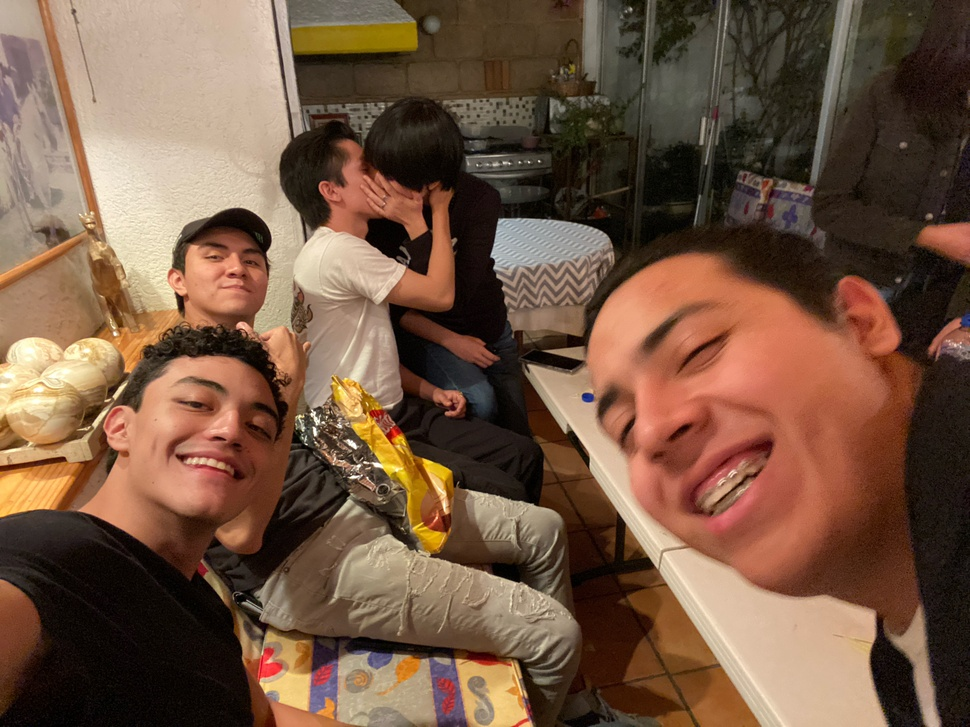
#> input picture Image_Processing/2-Parcial/logaritmic_transformations/IMG_7863_Original.JPG, 970 x 727 px, shrunk from 4032 x 3024 before the run
$ jupyter execute historgrama.ipynb
#> lines starting #> are read from the running program, lines starting #| are printed output that depends on the picture
[cell 1]
import matplotlib.pyplot as plt
import numpy as np
import cv2 as cv

[cell 2]
# Cargar la imagen
imagen = cv.imread("./IMG_7863_Original.JPG", 0)
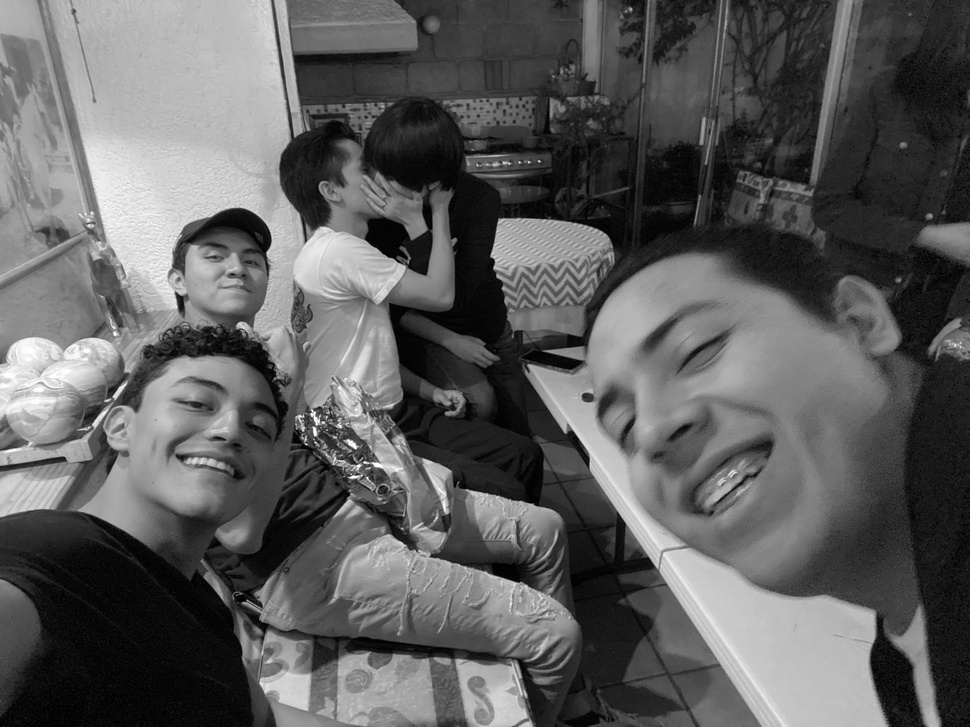
#> imagen: shape (727, 970); min 0, max 255, mean 93.6

[cell 3]
# Mostrar Imagen en gris
plt.imshow(imagen, "gray")

[cell 4]
histograma = cv.calcHist([imagen], [0], None, [256], (0,255))
#> histograma = 256 values, max 6627 at index 8, min 0 at index 255, mean 2754.4

[cell 5]
#plt
plt.subplot(1, 2, 1)
plt.title("Chicky")
plt.imshow(imagen, "gray")
plt.axis("off")


plt.subplot(1, 2, 2)
plt.title("Histograma")
plt.plot(histograma)
#caption
plt.xlabel("Cantidad de pixeles entre 0 y 255")

plt.tight_layout()
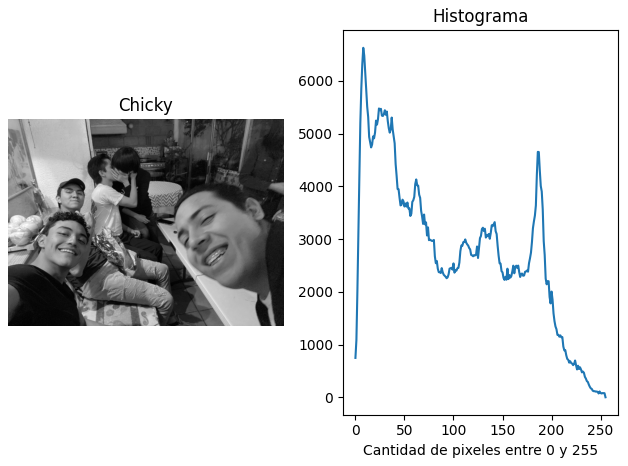
#> figure drawn by matplotlib, 2 panels; panel 2: curve peaks at x = 8, y = 6627

## Histograma a Color

[cell 6]
img = cv.imread("./IMG_7863_Original.JPG",)
#> img is the input picture: shape (727, 970, 3); mean B, G, R 67, 87.1, 116.5
#rgb
img = cv.cvtColor(img, cv.COLOR_BGR2RGB)

[cell 7]
 #show image rgb

plt.imshow(img)
plt.axis("off")

[cell 8]
r, g, b = cv.split(img)
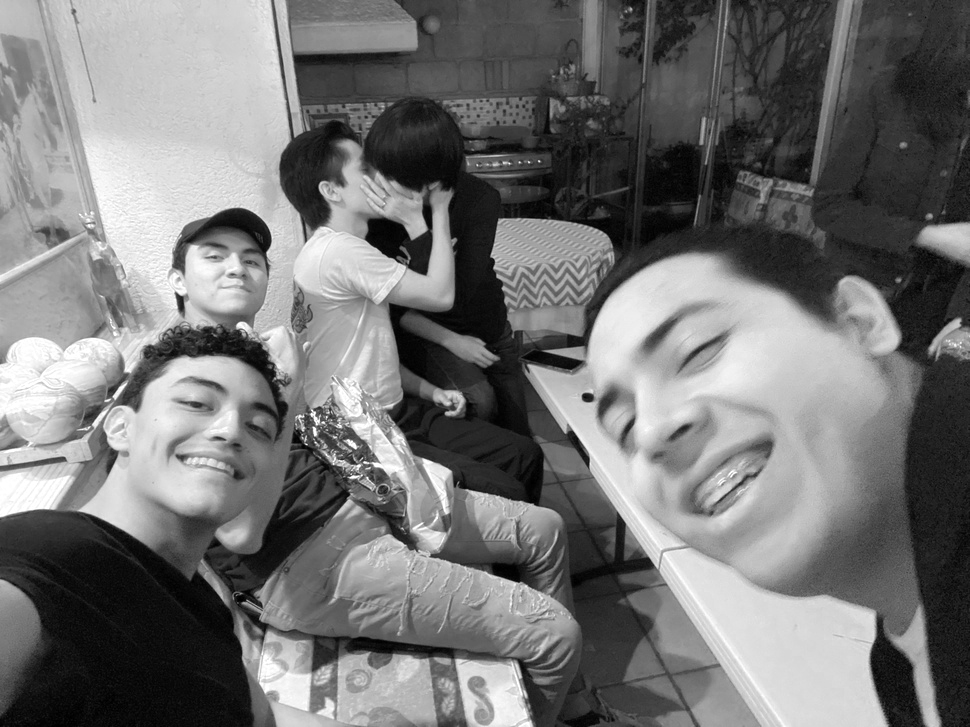
#> r: shape (727, 970); min 0, max 255, mean 116.5
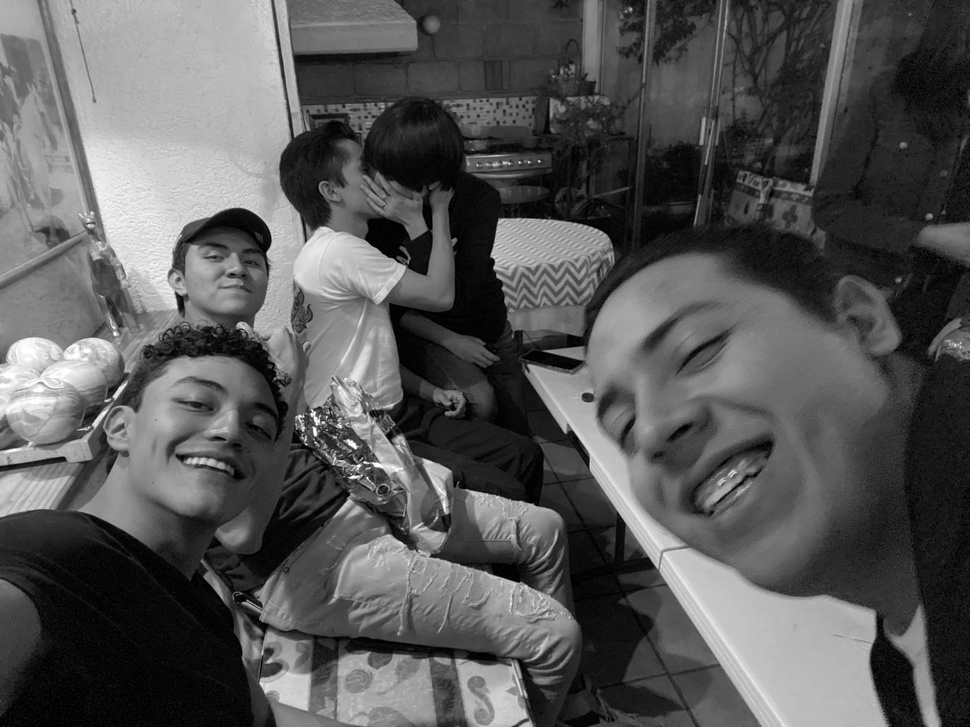
#> g: shape (727, 970); min 0, max 255, mean 87.1
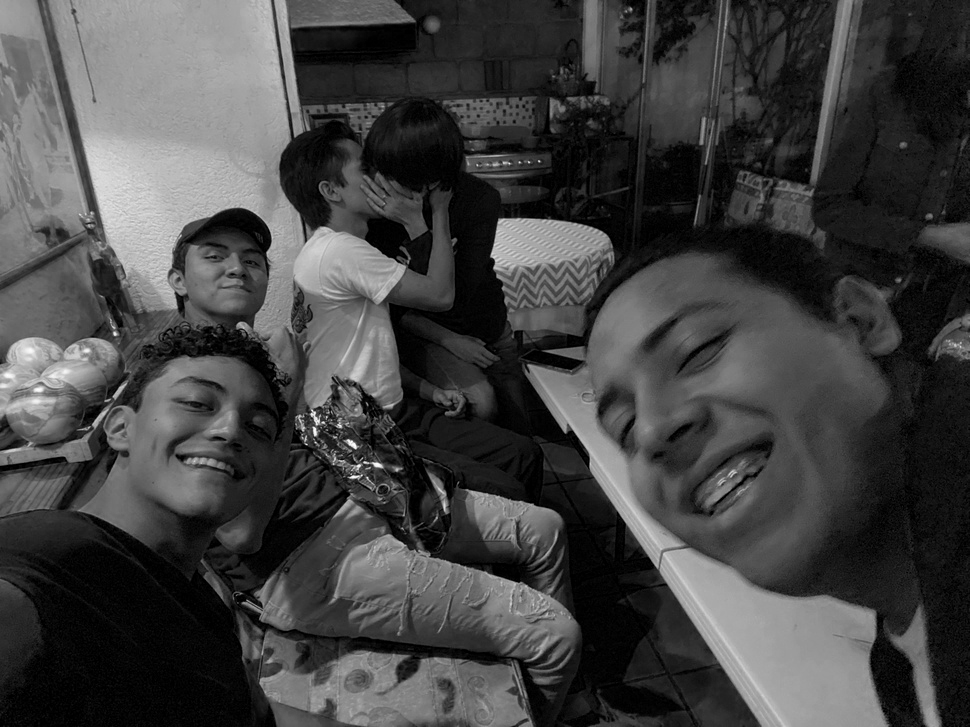
#> b: shape (727, 970); min 0, max 255, mean 67

[cell 9]
histograma_r = cv.calcHist([r], [0], None, [256],(0, 255))
#> histograma_r = 256 values, max 5139 at index 12, min 0 at index 255, mean 2743.5
histograma_g = cv.calcHist([g], [0], None, [256],(0, 255))
#> histograma_g = 256 values, max 7149 at index 7, min 0 at index 255, mean 2753.8
histograma_b = cv.calcHist([b], [0], None, [256],(0, 255))
#> histograma_b = 256 values, max 18647 at index 0, min 0 at index 255, mean 2754.6

plt.subplot(1, 3, 1)
plt.plot(histograma_r, "r")
plt.title("R")

plt.subplot(1, 3, 2)
plt.plot(histograma_g, "g")
plt.title("G")

plt.subplot(1, 3, 3)
plt.plot(histograma_b, "b")
plt.title("B")

plt.tight_layout()
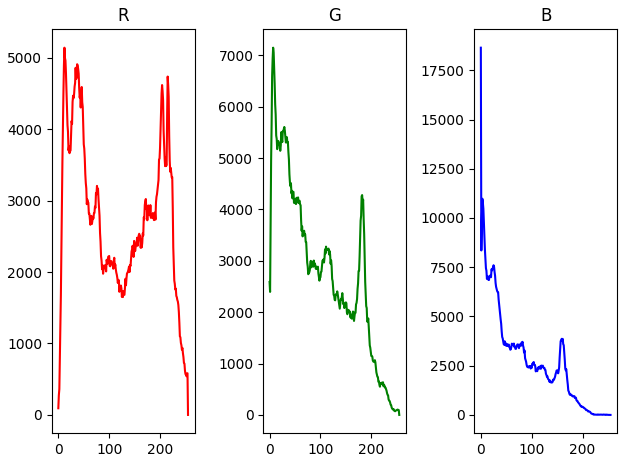
#> figure drawn by matplotlib, 3 panels; panel 1: curve peaks at x = 12, y = 5139; panel 2: curve peaks at x = 7, y = 7149; panel 3: curve peaks at x = 0, y = 18647

$ run again, with Image_Processing/2-Parcial/logaritmic_transformations/chicky_512.png saved as Image_Processing/2-Parcial/logaritmic_transformations/IMG_7863_Original.JPG
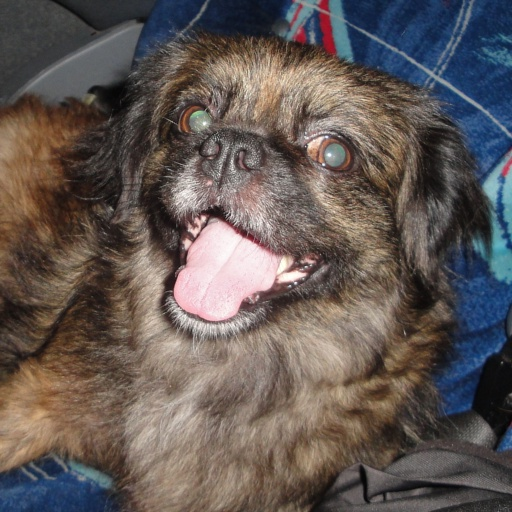
#> input picture Image_Processing/2-Parcial/logaritmic_transformations/chicky_512.png, 512 x 512 px
#> histograma = 256 values, max 2931 at index 57, min 0 at index 0, mean 1024
#> img is the input picture: shape (512, 512, 3); mean B, G, R 85.7, 89.1, 98.5
#> `r, g, b = cv.split(img)`:
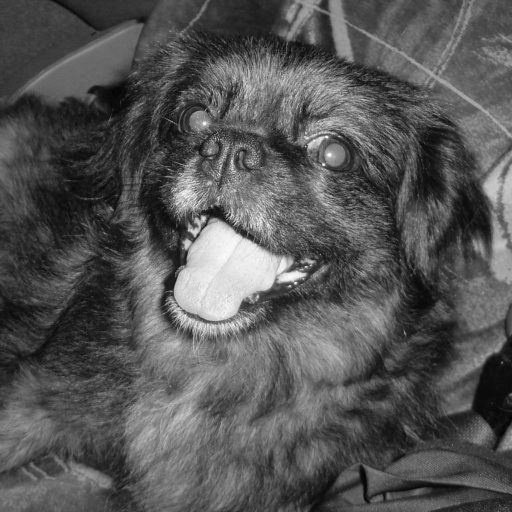
#> b: shape (512, 512); min 1, max 255, mean 85.7
#> histograma_r = 256 values, max 2093 at index 97, min 0 at index 0, mean 1023.1
#> histograma_g = 256 values, max 3021 at index 59, min 0 at index 0, mean 1023.9
#> histograma_b = 256 values, max 2739 at index 60, min 0 at index 0, mean 1024
#> `[cell 9] histograma_r = cv.calcHist([r], [0], None, [256],(0, 255)) hi..`:
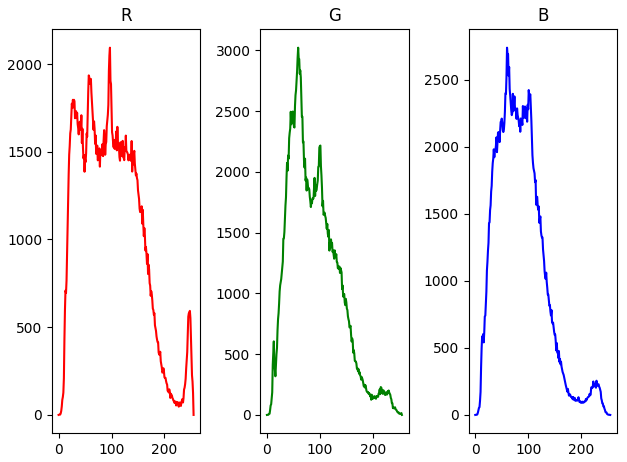
#> figure drawn by matplotlib, 3 panels; panel 1: curve peaks at x = 97, y = 2093; panel 2: curve peaks at x = 59, y = 3021; panel 3: curve peaks at x = 60, y = 2739
